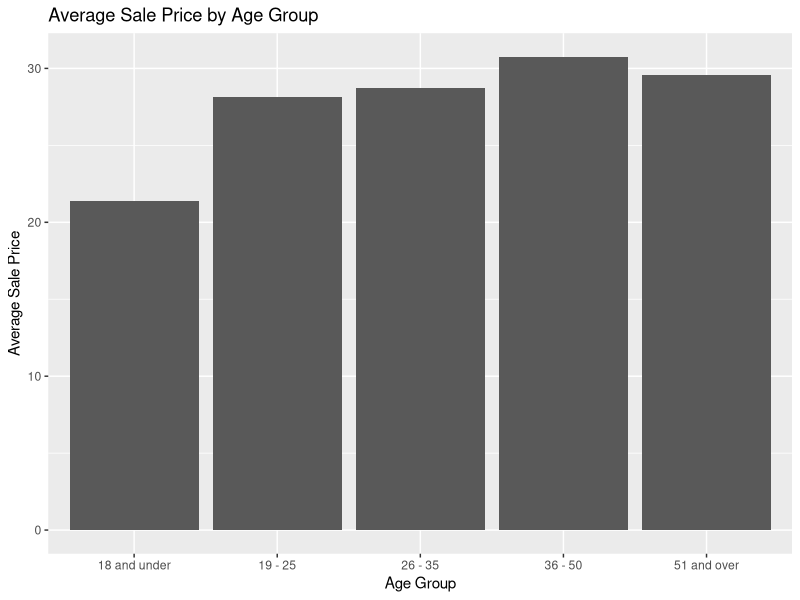
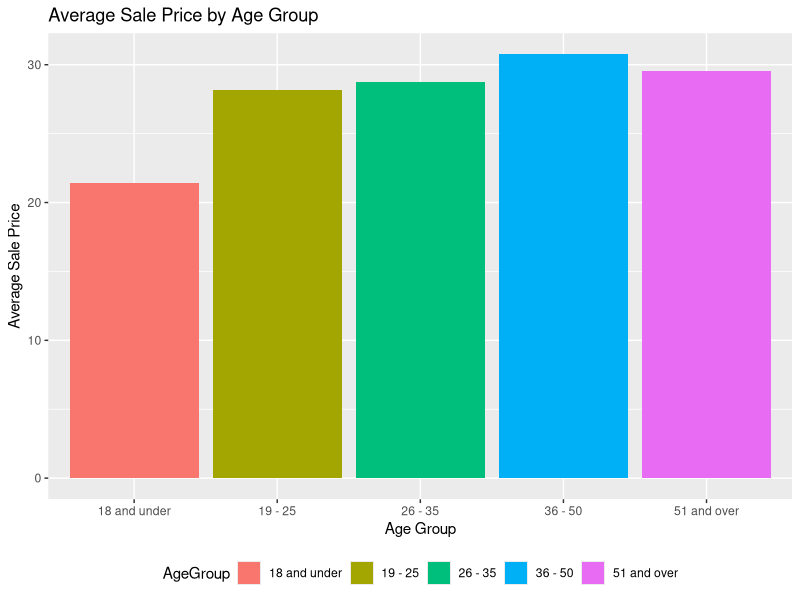

Recreate these plots in R, in order.
## ---- chunk 1
library(tidyverse)
lego_sales <- read_csv("lego_sales.csv")
## ---- chunk 2
lego_sales %>%
  count(first_name, sort = TRUE)
## ---- chunk 3
lego_sales %>%
  count(theme, sort = TRUE)
## ---- chunk 4
lego_sales %>%
  drop_na() %>%
  count(theme,subtheme, sort=TRUE) %>%
  filter(theme == 'Star Wars')
## ---- chunk 5
age_group <- lego_sales %>%
  mutate(AgeGroup = case_when(
    age < 19 ~ "18 and under",
    between(age, 19, 25) ~ "19 - 25",
    between(age, 26, 35) ~ "26 - 35",
    between(age, 36, 50) ~ "36 - 50",
    age > 50 ~ "51 and over"
  ))

age_group

## ---- chunk 6
InAgeGroup <- age_group %>%
  count(AgeGroup) %>%
  mutate(prob = n/sum(n)) %>%
  filter(AgeGroup == '19 - 25')

InAgeGroup
## ---- chunk 7
DuploTheme <- age_group %>%
  filter(AgeGroup == '19 - 25') %>%
  count(theme) %>%
  mutate(prob = n/sum(n)) %>%
  filter(theme == 'Duplo')

df <- cbind(InAgeGroup, DuploTheme)
df 


p <- df[1,3]*df[1,6]
p
## ---- chunk 8
DuploTheme2 <- age_group %>%
  filter(theme == 'Duplo') %>%
  count(AgeGroup) %>%
  mutate(prob = n/sum(n)) %>%
  filter(AgeGroup == '19 - 25')

DuploTheme2
## ---- chunk 9
MostLego <- age_group %>%
  group_by(AgeGroup) %>%
  summarise(quantity = sum(quantity))

MostLego
## ---- chunk 10
MostMoney <- age_group %>%
  group_by(AgeGroup) %>%
  summarise(us_price = sum(us_price))

MostMoney
## ---- chunk 11
AverageSale <- age_group %>%
  group_by(AgeGroup) %>%
  summarise(us_price = mean(us_price))

ggplot(AverageSale, aes(x=AgeGroup, y=us_price)) + geom_col() +labs(x = "Age Group", y = "Average Sale Price", title= "Average Sale Price by Age Group")

## ---- chunk 12
AverageSale <- age_group %>%
  group_by(AgeGroup) %>%
  summarise(us_price = mean(us_price))

ggplot(AverageSale, aes(x=AgeGroup, y=us_price, fill=AgeGroup)) + 
  geom_col() +
  labs(x = "Age Group", y = "Average Sale Price", title= "Average Sale Price by Age Group") +
  theme_grey() +
  theme(legend.position = "bottom")
 

